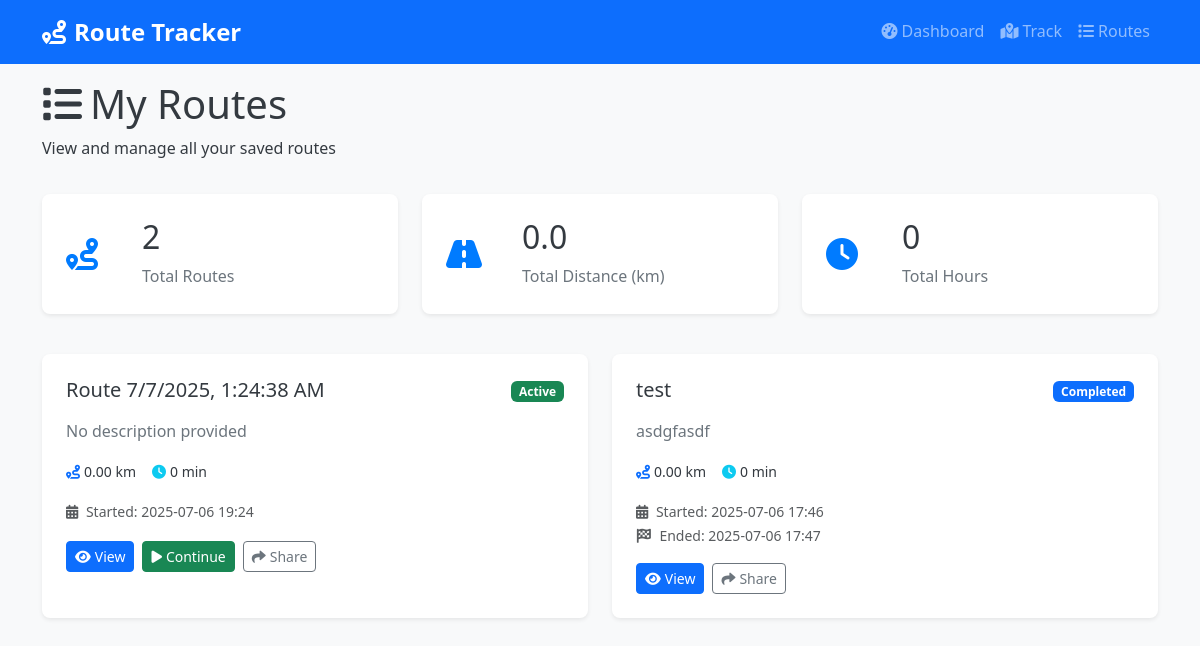
/routes, run on the app's committed database.
### models.py (models this page shows, shortened)
class Route(db.Model):
    id = db.Column(db.Integer, primary_key=True)
    user_id = db.Column(db.Integer, db.ForeignKey('user.id'), nullable=False)
    name = db.Column(db.String(100), nullable=False)
    description = db.Column(db.Text)
    start_time = db.Column(db.DateTime, nullable=False)
    end_time = db.Column(db.DateTime)
    total_distance = db.Column(db.Float, default=0.0)  # in kilometers
    total_time = db.Column(db.Integer, default=0)  # in seconds
    average_speed = db.Column(db.Float, default=0.0)  # in km/h
    route_points = db.Column(db.Text)  # JSON string of coordinates
    is_active = db.Column(db.Boolean, default=True)
    is_completed = db.Column(db.Boolean, default=False)
    created_at = db.Column(db.DateTime, default=datetime.utcnow)

### routes.py (the view)
@app.route('/routes')
def routes():
    demo_user_id = 1
    user_routes = Route.query.filter_by(user_id=demo_user_id).order_by(Route.created_at.desc()).all()
    return render_template('routes.html', routes=user_routes)

### templates/routes.html (shortened to what this page needs)
{% extends "base.html" %}
{% block content %}
<div class="container">
    <div class="page-header">
        <h1>
            <i class="fas fa-list me-2"></i>My Routes
        </h1>
        <p>View and manage all your saved routes</p>
    </div>
    <div class="row mb-4">
        <div class="col-md-4 mb-3">
            <div class="stat-card">
                <div class="stat-icon">
                    <i class="fas fa-route"></i>
                </div>
                <div class="stat-content">
                    <h3>{{ routes|length }}</h3>
                    <p>Total Routes</p>
                </div>
            </div>
        </div>
        <div class="col-md-4 mb-3">
            <div class="stat-card">
                <div class="stat-icon">
                    <i class="fas fa-road"></i>
                </div>
                <div class="stat-content">
                    <h3>{{ "%.1f"|format(routes|sum(attribute='total_distance') or 0) }}</h3>
                    <p>Total Distance (km)</p>
                </div>
            </div>
        </div>
        <div class="col-md-4 mb-3">
            <div class="stat-card">
                <div class="stat-icon">
                    <i class="fas fa-clock"></i>
                </div>
                <div class="stat-content">
                    <h3>{{ ((routes|sum(attribute='total_time') or 0) // 3600)|int }}</h3>
                    <p>Total Hours</p>
                </div>
            </div>
        </div>
    </div>
    <div class="row">
        <div class="col-12">
            {% if routes %}
                <div class="routes-grid">
                    {% for route in routes %}
                    <div class="route-card">
                        <div class="route-header">
                            <h5>{{ route.name }}</h5>
                            <div class="route-status">
                                {% if route.is_active and not route.is_completed %}
                                    <span class="badge bg-success">Active</span>
                                {% elif route.is_completed %}
                                    <span class="badge bg-primary">Completed</span>
                                {% else %}
                                    <span class="badge bg-secondary">Paused</span>
                                {% endif %}
                            </div>
                        </div>
                        <div class="route-description">
                            <p>{{ route.description or 'No description provided' }}</p>
                        </div>
                        <div class="route-stats">
                            <div class="stat-item">
                                <i class="fas fa-route text-primary"></i>
                                <span>{{ "%.2f"|format(route.total_distance) }} km</span>
                            </div>
                            <div class="stat-item">
                                <i class="fas fa-clock text-info"></i>
                                <span>{{ (route.total_time // 60)|int }} min</span>
                            </div>
                        </div>
                        <div class="route-dates">
                            <small class="text-muted">
                                <i class="fas fa-calendar-alt me-1"></i>
                                Started: {{ route.start_time.strftime('%Y-%m-%d %H:%M') }}
                            </small>
                            {% if route.end_time %}
                            <small class="text-muted d-block">
                                <i class="fas fa-flag-checkered me-1"></i>
                                Ended: {{ route.end_time.strftime('%Y-%m-%d %H:%M') }}
                            </small>
                            {% endif %}
                        </div>
                        <div class="route-actions">
                            <button class="btn btn-sm btn-primary view-route-btn"
                                    data-route-id="{{ route.id }}">
                                <i class="fas fa-eye me-1"></i>View
                            </button>
                            {% if route.is_active and not route.is_completed %}
                            <a href="{{ url_for('track') }}" class="btn btn-sm btn-success">
                                <i class="fas fa-play me-1"></i>Continue
                            </a>
                            {% endif %}
                            <button class="btn btn-sm btn-outline-secondary share-route-btn"
                                    data-route-id="{{ route.id }}">
                                <i class="fas fa-share me-1"></i>Share
                            </button>
                        </div>
                    </div>
                    {% endfor %}
                </div>
            {% endif %}
        </div>
    </div>
</div>
{% endblock %}

### templates/base.html (shortened to what this page needs)
<!DOCTYPE html>
<html lang="en">
<head>
    <link href="https://cdn.jsdelivr.net/npm/bootstrap@5.3.0/dist/css/bootstrap.min.css" rel="stylesheet">
    <link rel="stylesheet" href="https://cdnjs.cloudflare.com/ajax/libs/font-awesome/6.0.0/css/all.min.css">
    <link rel="stylesheet" href="https://unpkg.com/leaflet@1.9.4/dist/leaflet.css">
    <link rel="stylesheet" href="{{ url_for('static', filename='css/style.css') }}">
</head>
<body>
    <nav class="navbar navbar-expand-lg navbar-dark bg-primary fixed-top">
        <div class="container">
            <a class="navbar-brand" href="{{ url_for('index') }}">
                <i class="fas fa-route me-2"></i>Route Tracker
            </a>
            <div class="collapse navbar-collapse" id="navbarNav">
                <ul class="navbar-nav ms-auto">
                    <li class="nav-item">
                        <a class="nav-link" href="{{ url_for('dashboard') }}">
                            <i class="fas fa-tachometer-alt me-1"></i>Dashboard
                        </a>
                    </li>
                    <li class="nav-item">
                        <a class="nav-link" href="{{ url_for('track') }}">
                            <i class="fas fa-map-marked-alt me-1"></i>Track
                        </a>
                    </li>
                    <li class="nav-item">
                        <a class="nav-link" href="{{ url_for('routes') }}">
                            <i class="fas fa-list me-1"></i>Routes
                        </a>
                    </li>
                </ul>
            </div>
        </div>
    </nav>
    <main class="main-content">
        {% block content %}{% endblock %}
    </main>
</body>
</html>

### static/css/style.css (style rules this page uses)
:root { --primary-color: #007bff; --secondary-color: #6c757d; --success-color: #28a745; --warning-color: #ffc107; --danger-color: #dc3545; --info-color: #17a2b8; --light-color: #f8f9fa; --dark-color: #343a40; --border-radius: 0.5rem; --box-shadow: 0 0.125rem 0.25rem rgba(0, 0, 0, 0.075); --transition: all 0.3s ease; }
* { box-sizing: border-box; }
body { font-family: 'Segoe UI', Tahoma, Geneva, Verdana, sans-serif; line-height: 1.6; color: var(--dark-color); background-color: var(--light-color); }
.navbar-brand { font-weight: bold; font-size: 1.5rem; }
.main-content { padding-top: 80px; min-height: 100vh; }
.page-header { margin-bottom: 2rem; }
.page-header h1 { color: var(--dark-color); margin-bottom: 0.5rem; }
.stat-card { background: white; border-radius: var(--border-radius); padding: 1.5rem; box-shadow: var(--box-shadow); display: flex; align-items: center; gap: 1rem; height: 100%; }
.stat-icon { font-size: 2rem; color: var(--primary-color); min-width: 60px; }
.stat-content h3 { color: var(--dark-color); margin-bottom: 0.5rem; font-size: 2rem; }
.stat-content p { color: var(--secondary-color); margin: 0; }
.routes-grid { display: grid; grid-template-columns: repeat(auto-fit, minmax(300px, 1fr)); gap: 1.5rem; }
.route-card { background: white; border-radius: var(--border-radius); padding: 1.5rem; box-shadow: var(--box-shadow); transition: var(--transition); }
.route-header { display: flex; justify-content: space-between; align-items: center; margin-bottom: 1rem; }
.route-header h5 { color: var(--dark-color); margin: 0; }
.route-description { margin-bottom: 1rem; }
.route-description p { color: var(--secondary-color); margin: 0; }
.route-stats { display: flex; gap: 1rem; margin-bottom: 1rem; flex-wrap: wrap; }
.stat-item { display: flex; align-items: center; gap: 0.25rem; font-size: 0.875rem; }
.route-dates { margin-bottom: 1rem; }
.route-actions { display: flex; gap: 0.5rem; flex-wrap: wrap; }

### data on the page
Route: name "Route 7/7/2025, 1:24:38 AM", is_active "Active", description "No description provided", total_distance "0.00", total_time "0", start_time "2025-07-06 19:24"
Route: name "test", is_active "Completed", description "asdgfasdf", total_distance "0.00", total_time "0", start_time "2025-07-06 17:46", end_time "2025-07-06 17:47"

### other printed values
{{ routes|length }} "2"
{{ "%.1f"|format(routes|sum(attribute='total_distance') or 0) }} "0.0"
{{ ((routes|sum(attribute='total_time') or 0) // 3600)|int }} "0"
